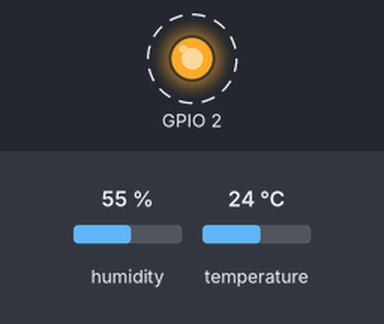
A sketch run on a simulated ESP8266 (NodeMCU). Parts: output pins drawn as LEDs (lit = HIGH). Dashed ring = blinking. The inputs (shaded band) are chosen by the test bench; at power-on: humidity 55 %, temperature 24 °C. WiFi joins after 1.5 s; servers stay silent unless stated; uploads are accepted with an empty reply; what the sketch prints to the serial monitor is not drawn.

Above: at 2.3 s.
Timing chart, 0 to 5.0 s (numbered marks = the images above):
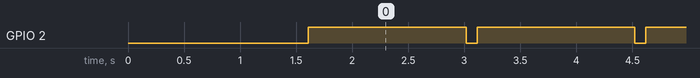

Measured:
- by itself, GPIO 2: alternates HIGH for 1.4 s and LOW for 0.10 s

The sketch:

adison-esp8266.ino
```cpp
/*
 * see https://github.com/AdisonTech/adison-esp8266 for documentation
 *
 */

#include <ESP8266WiFi.h>
#include <ESP8266HTTPClient.h>
#include <DNSServer.h>
#include <ESP8266WebServer.h>
#include <WiFiManager.h>
#include <EEPROM.h>
#include <DHT.h>
#include <ArduinoJson.h>

DHT dht(5, DHT22);

String get_mac_address() {
  byte mac_[6];
  char mac[14];

  WiFi.macAddress(mac_);
  snprintf(mac, sizeof(mac), "%x%x%x%x%x%x",
    mac_[0],
    mac_[1],
    mac_[2],
    mac_[3],
    mac_[4],
    mac_[5],
    mac_[6]);

  return String(mac);
}

String portal_server = "mars:3000";
String site = "BEC";
String portal_api_url;

void setup_url() {
  portal_api_url = String("http://") + portal_server + String("/api/node/") + String(site) + String("/") + get_mac_address();
  Serial.println(portal_api_url);
}

void clear_config() {
  Serial.println("Clearing EEPROM");
  WiFi.begin("hi1234", "there");
}

void setup_wifi() {
  Serial.println("Setup Wifi ...");
  WiFiManager wifiManager;
  wifiManager.autoConnect("AutoConnectAP");
  Serial.println("connected...yey :)");
}

void setup() {
  Serial.begin(115200);
  Serial.println();

  Serial.print("Adison Technologies ");

  Serial.print("ChipID: ");
  Serial.println(ESP.getChipId(), HEX);

  int key = digitalRead(BUILTIN_LED);
  Serial.print("key = ");
  Serial.println(key);

  if (key == 0)
    clear_config();

  pinMode(BUILTIN_LED, OUTPUT);     // Initialize the BUILTIN_LED pin as an output
  setup_url();
  setup_wifi();
}

void blink() {
  digitalWrite(BUILTIN_LED, 0);
  delay(100);
  digitalWrite(BUILTIN_LED, 1);
}

void send_data(float t, float h) {
  StaticJsonBuffer<200> jsonBuffer;
  JsonObject& data = jsonBuffer.createObject();
  data["type"] = "esp8266";
  JsonObject& inputs = data.createNestedObject("inputs");
  inputs["temp"] = t;
  inputs["humidity"] = h;
  String data_;
  data.printTo(data_);
  Serial.println(data_);

  HTTPClient http;
  http.begin(portal_api_url);
  http.addHeader("Content-Type", "application/json");
  int httpCode = http.POST(data_);

  if (httpCode) {
    Serial.print("HTTP POST code: ");
    Serial.println(httpCode);

    if (httpCode == 200) {
      //String payload = http.getString();
      //Serial.println(payload);
    }
  } else {
    Serial.printf("HTTP POST failed\n");
  }
  http.end();
}

void get_data() {
  HTTPClient http;
  http.begin(portal_api_url);
  int httpCode = http.GET();

  if (httpCode == 200) {
    String payload = http.getString();
    StaticJsonBuffer<200> jsonBuffer;
    JsonObject &j = jsonBuffer.parseObject(payload);
    Serial.print("GET result: ");
    j.printTo(Serial);
    Serial.println(payload);
  } else {
    Serial.print("HTTP GET failed\n");
  }
}

void loop() {
  if (WiFi.status() != WL_CONNECTED) {
    setup_wifi();
  }

  long now = millis();

  blink();
  float h = dht.readHumidity();
  float t = dht.readTemperature(true);
  if (!isnan(h) && !isnan(t)) {
    Serial.print("Humidity: ");
    Serial.print(h);
    Serial.print(" %\t");
    Serial.print("Temperature: ");
    Serial.println(t);

    send_data(t, h);
    get_data();
  }

  Serial.print("Free Heap: ");
  Serial.println(ESP.getFreeHeap());

  delay(1000);
}
```
